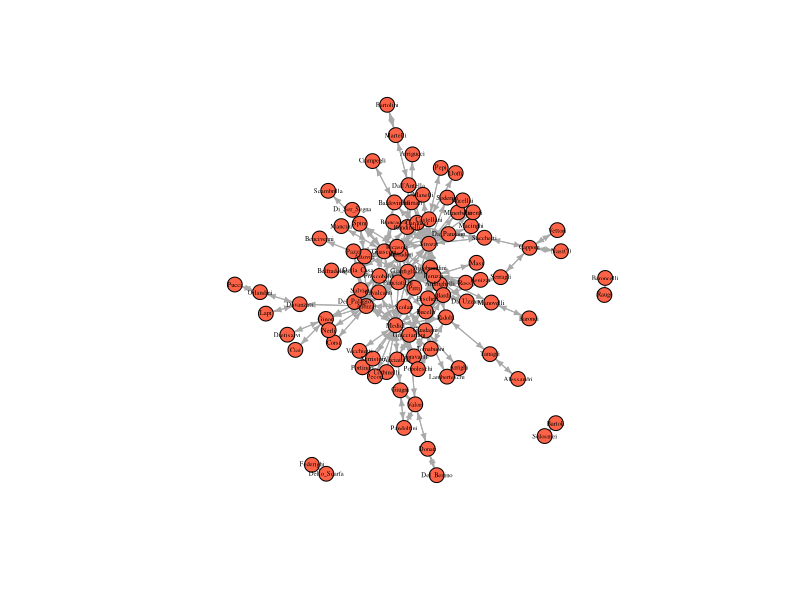
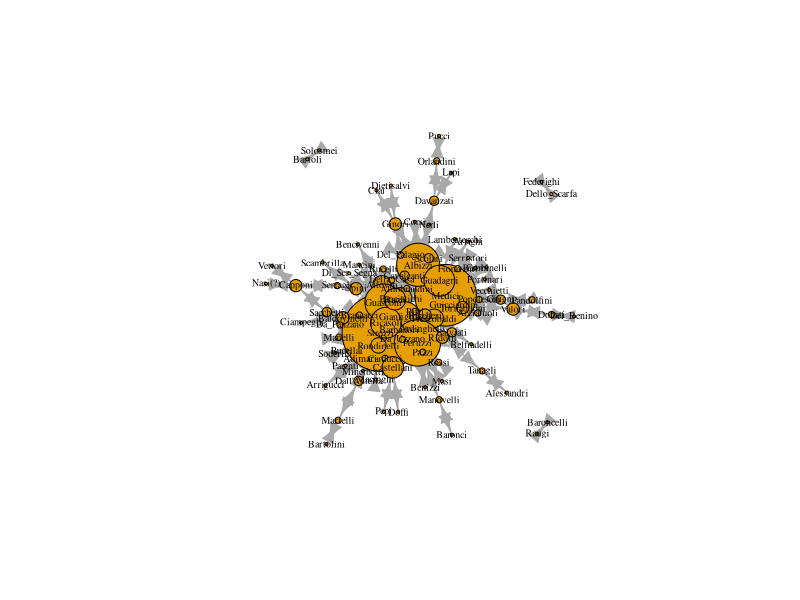
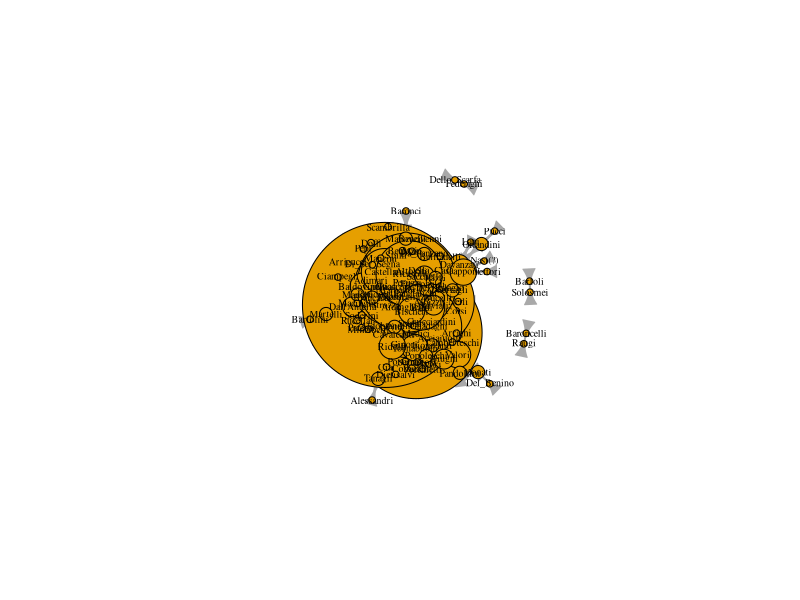
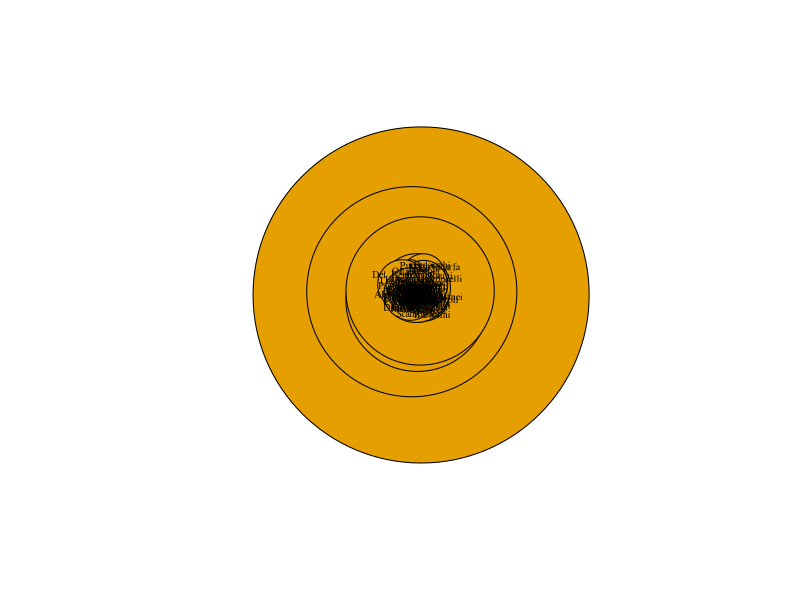
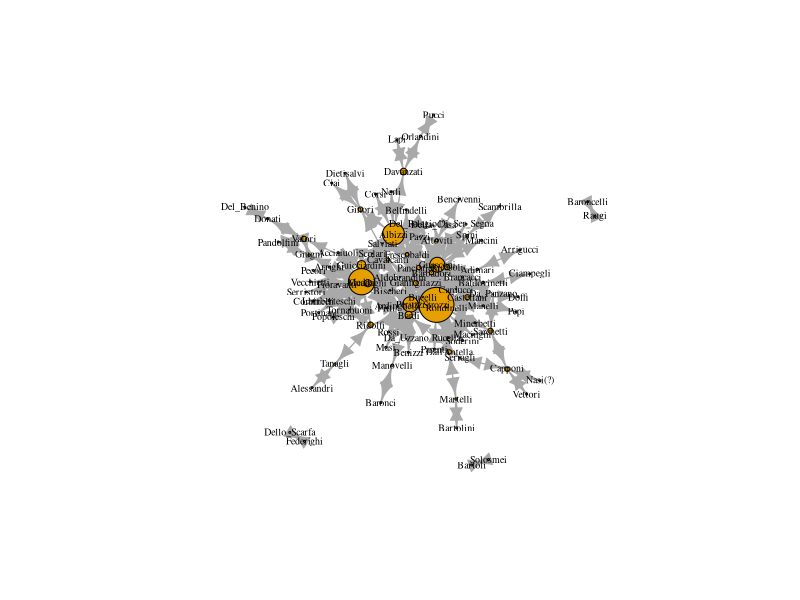
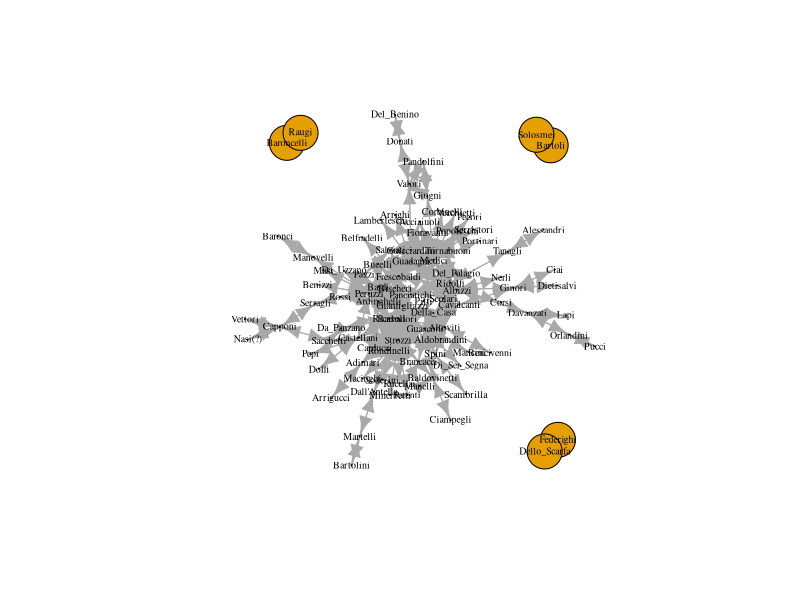
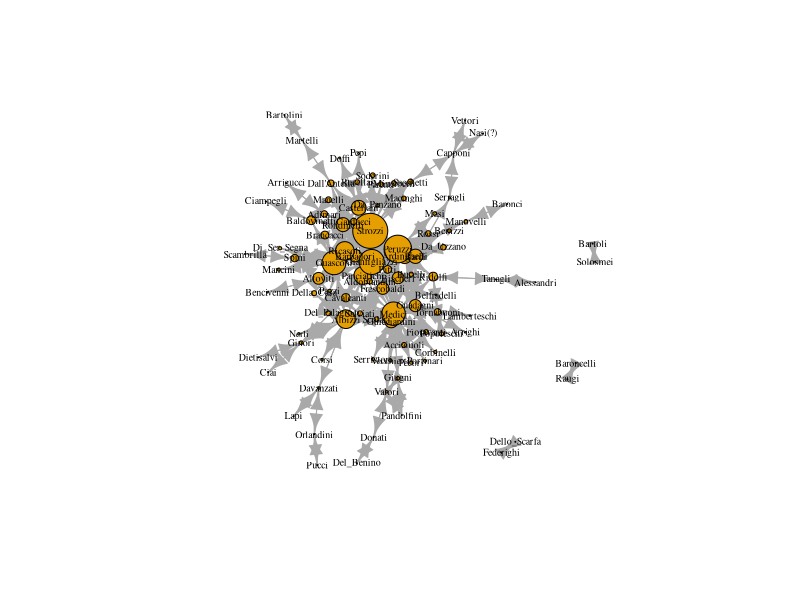
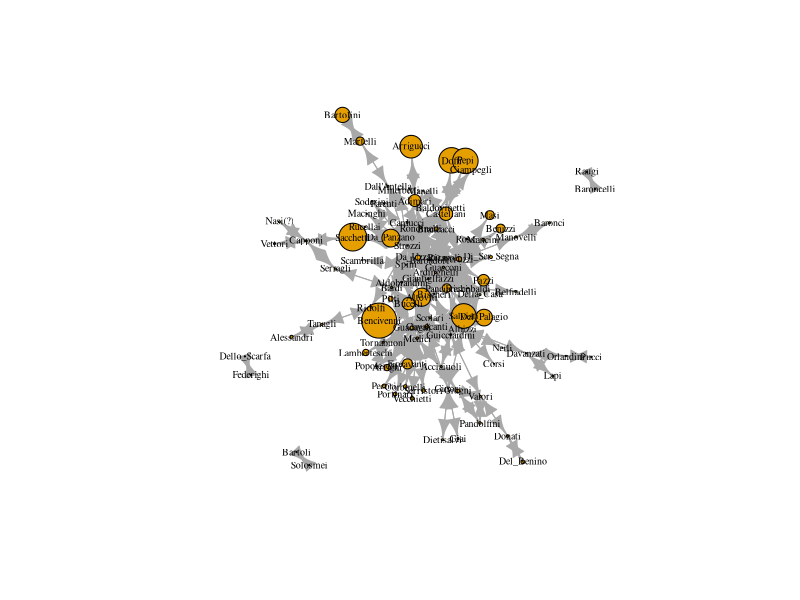

The R script that drew these images, in order:
#!/usr/bin/env Rscript

######################################################################
# @author      : Linus Fernandes (linusfernandes at gmail dot com)
# @file        : centrality
# @created     : Tuesday Oct 31, 2023 11:21:31 IST
#
# @description :
######################################################################
library(conflicted)
library(igraph)
library(tidyverse)
library(reshape2)
conflict_scout()
# prepare the marriage adjacency matrix
florentine_edj <- read.csv("florentine_marriage_edgelist.csv")
print(str(florentine_edj))
florentine_edj <- florentine_edj[,2:3]

# prepare the attributes file
florentine_attributes <- read.csv("florentine_attributes.csv")
print(str(florentine_attributes))

# graph the marriage network
marriageNet <- graph.edgelist(as.matrix(florentine_edj), directed = T)
# add wealth and priorates attributes to family vertices
V(marriageNet)$Wealth <- florentine_attributes$Gwealth[match(V(marriageNet)$name, florentine_attributes$Family)]

# Gross wealth (Florins), for 87 (92) families
# simple mean imputation of wealth (alternatively, we might think that those with NA were too poor to show up in historical records?)
# in other words, atrribute mean wealth to na families
V(marriageNet)$Wealth <- ifelse(is.na(V(marriageNet)$Wealth), mean(V(marriageNet)$Wealth, na.rm = T), V(marriageNet)$Wealth)

# Number of Priors, The Priorate (or city council), first created in 1282, was Florence's governing body. Count of how many seats a family had on that city council from 1282-1344
# measure of the aggregate political influence of the family over a long period of time
V(marriageNet)$Priorates <- florentine_attributes$Npriors[match(V(marriageNet)$name, florentine_attributes$Family)]

plot(marriageNet, vertex.size = 8, vertex.label.cex = .4, vertex.label.color = "black", vertex.color = "tomato", edge.arrow.size = 0.4)

print(str(degree(marriageNet)))
degrees <- sort(degree(marriageNet), decreasing = T)
families = names(degrees)
names(degrees) <- c()
df <- data.frame(Family = families, Degree = degrees)
print(df)
# assignment
V(marriageNet)$degree <- degree(marriageNet)
# sized by degree
plot(marriageNet, vertex.label.cex = .6, vertex.label.color = "black", vertex.size = V(marriageNet)$degree, vertex.label.cex = .2)
plot(marriageNet,
      vertex.label.cex = .6,
      vertex.label.color = "black",
      vertex.size = V(marriageNet)$degree*3)

btws = betweenness(marriageNet, directed = FALSE)
btws <- sort(btws, decreasing = T)
families = names(btws)
names(btws) <- c()
df <- data.frame(Family = families, Betweenness = btws)
print(df)
# assignment
V(marriageNet)$betweenness <- betweenness(marriageNet, directed = F)
# sized by betweenness
plot(marriageNet,
      vertex.label.cex = .6,
      vertex.label.color = "black",
      vertex.size = V(marriageNet)$betweenness)
# normalize betweenness and scale by 20 (some scalar)
plot(marriageNet,
      vertex.label.cex = .6,
      vertex.label.color = "black",
      vertex.size = V(marriageNet)$betweenness/max(V(marriageNet)$betweenness) * 20)

clseness = closeness(marriageNet, normalized = F)
clseness <- sort(clseness, decreasing = T)
families = names(clseness)
names(clseness) <- c()
df <- data.frame(Family = families, Closeness = clseness)
print(df)
# assignment
V(marriageNet)$closeness <- closeness(marriageNet, normalized = F)
plot(marriageNet,
      vertex.label.cex = .6,
      vertex.label.color = "black",
      vertex.size = V(marriageNet)$closeness/max(V(marriageNet)$closeness) * 20)

# Eigenvector centrality takes into account alters’ power. 
# It is calculated a little bit differently in igraph. It produces a list object
# and we need to extract only the vector of centrality values.
power = evcent(marriageNet)$vector
power <- sort(power, decreasing = T)
families = names(power)
names(power) <- c()
df <- data.frame(Family = families, Power = power)
print(df)
V(marriageNet)$eigenvector <- evcent(marriageNet)$vector

plot(marriageNet,
     vertex.label.cex = .6, 
     vertex.label.color = "black", 
     vertex.size = V(marriageNet)$eigenvector/max(V(marriageNet)$eigenvector) * 20)

# Bonacich Centrality
# Perhaps marrying your daughters off to weaker families is a good way to ensure their loyalty? 
# We could evaluate this using bonacich centrality. 
# From igraph: “Interpretively, the Bonacich power measure corresponds to the notion that the power of a vertex is recursively
# defined by the sum of the power of its alters. The nature of the recursion involved is then controlled by the power exponent: positive values imply that vertices become more powerful as their alters become more powerful (as occurs in cooperative relations), while negative 
# values imply that vertices become more powerful only as their alters become weaker (as occurs in competitive or antagonistic relations).”
bonacich <- power_centrality(marriageNet, exponent = 2, rescale = T)
bonacich <- ifelse(bonacich > 0, bonacich, 0)
bonacich <- sort(bonacich, decreasing = T)
families = names(bonacich)
names(bonacich) <- c()
df <- data.frame(Family = families, Bonacich = bonacich)
print(df)
V(marriageNet)$bonacich <- power_centrality(marriageNet, exponent = 2, rescale = T)
V(marriageNet)$bonacich <- ifelse(V(marriageNet)$bonacich > 0, V(marriageNet)$bonacich, 0)

plot(marriageNet,
     vertex.label.cex = .6, 
     vertex.label.color = "black", 
     vertex.size = V(marriageNet)$bonacich/max(V(marriageNet)$bonacich) * 20)

bonacich <- power_centrality(marriageNet, exponent = -2, rescale = T)
bonacich <- ifelse(bonacich < 0, 0, bonacich)
bonacich <- sort(bonacich, decreasing = T)
families = names(bonacich)
names(bonacich) <- c()
df <- data.frame(Family = families, Bonacich = bonacich)
print(df)

V(marriageNet)$bonacich <- power_centrality(marriageNet, exponent = -2, rescale = T)
V(marriageNet)$bonacich <- ifelse(V(marriageNet)$bonacich < 0, 0, V(marriageNet)$bonacich)

plot(marriageNet,
     vertex.label.cex = .6, 
     vertex.label.color = "black", 
     vertex.size = V(marriageNet)$bonacich/max(V(marriageNet)$bonacich) * 20)


# pagerank
pagerank <- page_rank(marriageNet, directed = T)$vector
pagerank <- sort(pagerank, decreasing = T)
families = names(pagerank)
names(pagerank) <- c()
df <- data.frame(Family = families, PageRank = pagerank)
print(df)
V(marriageNet)$page_rank <- page_rank(marriageNet, directed = T)$vector

plot(marriageNet,
     vertex.label.cex = .6, 
     vertex.label.color = "black", 
     vertex.size = V(marriageNet)$page_rank/max(V(marriageNet)$page_rank) * 20)

# correlation between centrality measures
# extract all the vertex attributes
all_atts <- lapply(list.vertex.attributes(marriageNet),function(x) get.vertex.attribute(marriageNet,x))
# bind them into a matrix
all_atts <- do.call("cbind", all_atts)
# add column nams
colnames(all_atts) <- list.vertex.attributes(marriageNet)
# drop the family variable
all_atts <- data.frame(all_atts[,2:ncol(all_atts)])
# convert all to numeric
all_atts <- sapply(all_atts, as.numeric)
# produce a correlation matrix
cormat <- cor(all_atts)
# melt it using reshape to function melt() to prepare it for ggplot which requires long form data
melted_cormat <- melt(cormat)
ggplot(data = melted_cormat, aes(x=Var1, y=Var2, fill=value)) + 
  geom_tile() +
  scale_fill_distiller(palette = "Spectral", direction=-2) +
  xlab("") +
  ylab("")
